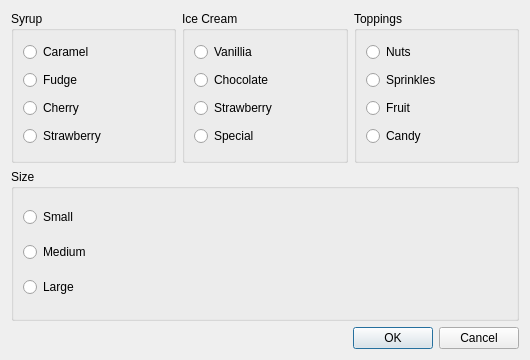
<?xml version="1.0" encoding="UTF-8"?>
<ui version="4.0">
 <class>Dialog</class>
 <widget class="QDialog" name="Dialog">
  <property name="geometry">
   <rect>
    <x>0</x>
    <y>0</y>
    <width>530</width>
    <height>360</height>
   </rect>
  </property>
  <property name="windowTitle">
   <string>Dialog</string>
  </property>
  <layout class="QVBoxLayout" name="verticalLayout_5">
   <item>
    <layout class="QHBoxLayout" name="horizontalLayout">
     <item>
      <widget class="QGroupBox" name="groupBox_3">
       <property name="title">
        <string>Syrup</string>
       </property>
       <layout class="QVBoxLayout" name="verticalLayout_3">
        <item>
         <widget class="QRadioButton" name="radioButton_9">
          <property name="text">
           <string>Caramel</string>
          </property>
         </widget>
        </item>
        <item>
         <widget class="QRadioButton" name="radioButton_10">
          <property name="text">
           <string>Fudge</string>
          </property>
         </widget>
        </item>
        <item>
         <widget class="QRadioButton" name="radioButton_11">
          <property name="text">
           <string>Cherry</string>
          </property>
         </widget>
        </item>
        <item>
         <widget class="QRadioButton" name="radioButton_12">
          <property name="text">
           <string>Strawberry</string>
          </property>
         </widget>
        </item>
       </layout>
      </widget>
     </item>
     <item>
      <widget class="QGroupBox" name="groupBox">
       <property name="title">
        <string>Ice Cream</string>
       </property>
       <layout class="QVBoxLayout" name="verticalLayout">
        <item>
         <widget class="QRadioButton" name="radioButton">
          <property name="text">
           <string>Vanillia</string>
          </property>
         </widget>
        </item>
        <item>
         <widget class="QRadioButton" name="radioButton_2">
          <property name="text">
           <string>Chocolate</string>
          </property>
         </widget>
        </item>
        <item>
         <widget class="QRadioButton" name="radioButton_3">
          <property name="text">
           <string>Strawberry</string>
          </property>
         </widget>
        </item>
        <item>
         <widget class="QRadioButton" name="radioButton_4">
          <property name="text">
           <string>Special</string>
          </property>
         </widget>
        </item>
       </layout>
      </widget>
     </item>
     <item>
      <widget class="QGroupBox" name="groupBox_2">
       <property name="title">
        <string>Toppings</string>
       </property>
       <layout class="QVBoxLayout" name="verticalLayout_2">
        <item>
         <widget class="QRadioButton" name="radioButton_5">
          <property name="text">
           <string>Nuts</string>
          </property>
         </widget>
        </item>
        <item>
         <widget class="QRadioButton" name="radioButton_6">
          <property name="text">
           <string>Sprinkles</string>
          </property>
         </widget>
        </item>
        <item>
         <widget class="QRadioButton" name="radioButton_7">
          <property name="text">
           <string>Fruit</string>
          </property>
         </widget>
        </item>
        <item>
         <widget class="QRadioButton" name="radioButton_8">
          <property name="text">
           <string>Candy</string>
          </property>
         </widget>
        </item>
       </layout>
      </widget>
     </item>
    </layout>
   </item>
   <item>
    <widget class="QGroupBox" name="groupBox_4">
     <property name="title">
      <string>Size</string>
     </property>
     <layout class="QVBoxLayout" name="verticalLayout_4">
      <item>
       <widget class="QRadioButton" name="radioButton_13">
        <property name="text">
         <string>Small</string>
        </property>
       </widget>
      </item>
      <item>
       <widget class="QRadioButton" name="radioButton_15">
        <property name="text">
         <string>Medium</string>
        </property>
       </widget>
      </item>
      <item>
       <widget class="QRadioButton" name="radioButton_14">
        <property name="text">
         <string>Large</string>
        </property>
       </widget>
      </item>
     </layout>
    </widget>
   </item>
   <item>
    <layout class="QHBoxLayout" name="horizontalLayout_2">
     <item>
      <spacer name="horizontalSpacer">
       <property name="orientation">
        <enum>Qt::Horizontal</enum>
       </property>
       <property name="sizeHint" stdset="0">
        <size>
         <width>40</width>
         <height>20</height>
        </size>
       </property>
      </spacer>
     </item>
     <item>
      <widget class="QPushButton" name="pushButton">
       <property name="text">
        <string>OK</string>
       </property>
      </widget>
     </item>
     <item>
      <widget class="QPushButton" name="pushButton_2">
       <property name="text">
        <string>Cancel</string>
       </property>
      </widget>
     </item>
    </layout>
   </item>
  </layout>
 </widget>
 <resources/>
 <connections/>
</ui>
